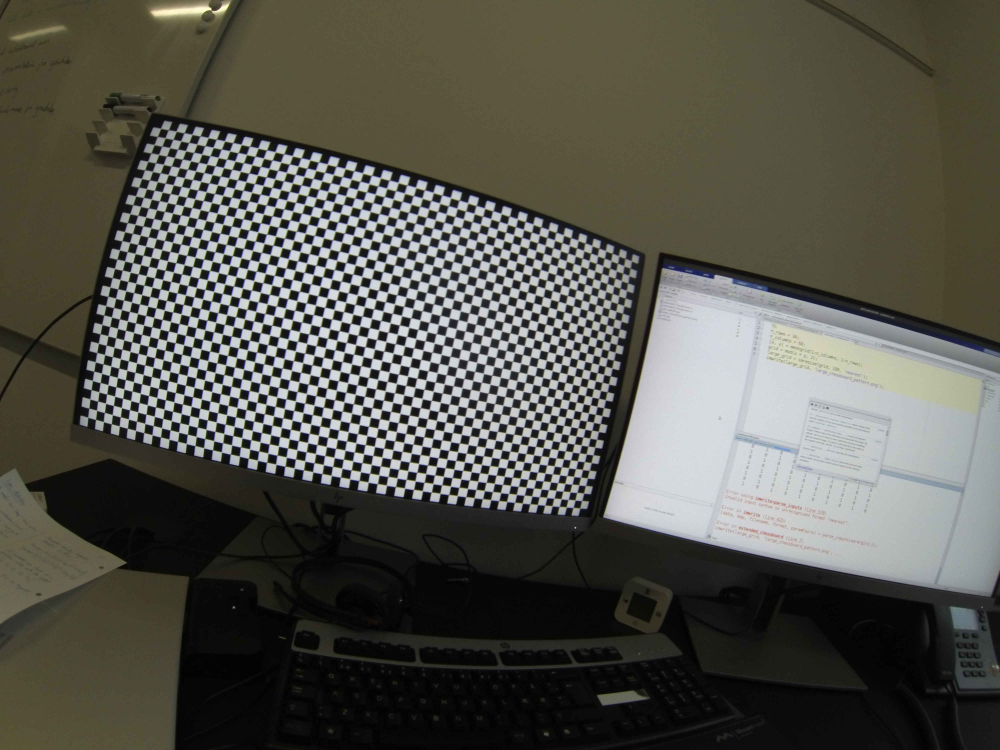
#> input picture input/GOPR0003red.JPG, 4000 x 3000 px (shown at 1/4 size)
$ python -i corner_detector.py   (imports and definitions only)   (older library calls are emulated)
#> lines starting #> are read from the running program, lines starting #| are printed output that depends on the picture
### MarkerTracker.py
# -*- coding: utf-8 -*-
"""
Marker tracker for locating n-fold edges in images using convolution.

@author: Henrik Skov Midtiby
"""
import cv2
import numpy as np
import math


class MarkerTracker:
    """
    Purpose: Locate a certain marker in an image.
    """

    def __init__(self, order, kernel_size, scale_factor):
        self.kernel_size = kernel_size
        (kernel_real, kernel_imag) = self.generate_symmetry_detector_kernel(order, kernel_size)

        self.order = order
        self.mat_real = kernel_real / scale_factor
        self.mat_imag = kernel_imag / scale_factor

        self.frame_real = None
        self.frame_imag = None
        self.frame_sum_squared = None

    @staticmethod
    def generate_symmetry_detector_kernel(order, kernel_size):
        # type: (int, int) -> numpy.ndarray
        value_range = np.linspace(-1, 1, kernel_size)
        temp1 = np.meshgrid(value_range, value_range)
        kernel = temp1[0] + 1j * temp1[1]

        magnitude = abs(kernel)
        kernel = np.power(kernel, order)
        kernel = kernel * np.exp(-8 * magnitude ** 2)

        return np.real(kernel), np.imag(kernel)

    def apply_convolution_with_complex_kernel(self, frame):
        self.frame_real = frame.copy()
        self.frame_imag = frame.copy()

        # Calculate convolution and determine response strength.
        self.frame_real = cv2.filter2D(self.frame_real, cv2.CV_32F, self.mat_real)
        self.frame_imag = cv2.filter2D(self.frame_imag, cv2.CV_32F, self.mat_imag)
        frame_real_squared = cv2.multiply(self.frame_real, self.frame_real, dtype=cv2.CV_32F)
        frame_imag_squared = cv2.multiply(self.frame_imag, self.frame_imag, dtype=cv2.CV_32F)
        self.frame_sum_squared = cv2.add(frame_real_squared, frame_imag_squared, dtype=cv2.CV_32F)
        return self.frame_sum_squared

### peak_enumerator.py
from sklearn.neighbors import KDTree
import numpy as np
from icecream import ic
import collections
import cv2

class PeakEnumerator():
    def __init__(self, centers):
        self.centers = centers
        self.central_peak_location = None
        self.distance_threshold = 0.05


    def select_central_peak_location(self):
        mean_position_of_centers = np.mean(
            self.centers, axis=0)

        central_center = np.array(
            sorted(list(self.centers),
                   key=lambda c: np.sqrt((
                       c[0] - mean_position_of_centers[0]) ** 2 +
                       (c[1] - mean_position_of_centers[1]) ** 2)))

        self.central_peak_location = central_center[0]
        return self.central_peak_location


    def enumerate_peaks(self):
        self.centers_kdtree = KDTree(np.array(self.centers))
        self.calibration_points = self.initialize_calibration_points(self.central_peak_location)
        self.enumerate_central_square()
        self.build_examination_queue()
        self.analyse_elements_in_queue()
        return self.calibration_points


    def initialize_calibration_points(self, selected_center):
        closest_neighbour, _ = self.locate_nearest_neighbour(selected_center)
        direction = selected_center - closest_neighbour
        rotation_matrix = np.array([[0, 1], [-1, 0]])
        hat_vector = np.matmul(direction, rotation_matrix)
        # Check if selected_center and direction_b_neighbour are identical.
        # If that is the case, search for a point further away.
        ratio = 1
        while True:
            direction_b_neighbour, _ = self.locate_nearest_neighbour(selected_center + hat_vector * ratio, minimum_distance_from_selected_center=-1)
            distance = np.linalg.norm(direction_b_neighbour - selected_center)
            if distance < 1:
                ratio = ratio + 0.3
            else:
                break

            if ratio > 2.5:
                ic(ratio)
                ic(selected_center)
                ic(closest_neighbour)
                ic(direction_b_neighbour)
                raise Exception("Square locator failed")
        calibration_points = collections.defaultdict(dict)
        calibration_points[0][0] = selected_center
        calibration_points[1][0] = closest_neighbour
        calibration_points[0][1] = direction_b_neighbour

        return calibration_points


    def enumerate_central_square(self):
        p00 = self.calibration_points[0][0]
        p01 = self.calibration_points[0][1]
        p10 = self.calibration_points[1][0]

        reference_distance = np.linalg.norm(p01 - p00)

        p11_expected_position = p01 + p10 - p00
        p11, distance = self.locate_nearest_neighbour(p11_expected_position)

        error_ratio = distance / reference_distance
        if error_ratio < 0.4:
            self.calibration_points[1][1] = p11
        else:
            ic(error_ratio)
            raise Exception("enumerate_central_square failed")
            pass
            # Throw error


    def build_examination_queue(self):
        self.points_to_examine_queue = []
        for x_key, value in self.calibration_points.items():
            for y_key, _ in value.items():
                self.points_to_examine_queue.append((x_key, y_key))


    def analyse_elements_in_queue(self):
        for x_index, y_index in self.points_to_examine_queue:
            self.expand_calibration_grid(x_index, y_index)


    def expand_calibration_grid(self, x_index, y_index):
        # This rule tries to estimate the perspective distortion of four points
        # and then use this distortion model to locate new points of the
        # chessboard pattern.
        try:
            p00 = self.calibration_points[x_index][y_index]
            p01 = self.calibration_points[x_index][y_index + 1]
            p10 = self.calibration_points[x_index + 1][y_index]
            p11 = self.calibration_points[x_index + 1][y_index + 1]
        except Exception as e:
            #print(e)
            return

        reference_distance = np.linalg.norm(p01 - p00)

        src = np.array([[0, 0], [0, 1], [1, 0], [1, 1]],
                       dtype=float)
        dst = np.array([p00, p01, p10, p11],
                       dtype=float)

        H, _mask = cv2.findHomography(src, dst)

        self.search_for_point(x_index, y_index, reference_distance, H, (0, 2))
        self.search_for_point(x_index, y_index, reference_distance, H, (1, 2))
        self.search_for_point(x_index, y_index, reference_distance, H, (2, 1))
        self.search_for_point(x_index, y_index, reference_distance, H, (2, 0))
        self.search_for_point(x_index, y_index, reference_distance, H, (1, -1))
        self.search_for_point(x_index, y_index, reference_distance, H, (0, -1))
        self.search_for_point(x_index, y_index, reference_distance, H, (-1, 0))
        self.search_for_point(x_index, y_index, reference_distance, H, (-1, 1))


    def search_for_point(self, x_index, y_index, reference_distance, H, point):
        x_idx = x_index + point[0]
        y_idx = y_index + point[1]

        if y_idx not in self.calibration_points[x_idx]:
            pxx = H @ np.array([[point[0]], [point[1]], [1]])
            pxx = pxx / pxx[2]
            location, distance = self.locate_nearest_neighbour(pxx[0:2],
                                                               minimum_distance_from_selected_center=-1)
            if distance / reference_distance < self.distance_threshold:
                #ic(distance / reference_distance)
                self.calibration_points[x_idx][y_idx] = location
                self.points_to_examine_queue.append((x_idx, y_idx))


    def locate_nearest_neighbour(self, selected_center, minimum_distance_from_selected_center=0):
        reshaped_query_array = np.array(selected_center).reshape(1, -1)
        (distances, indices) = self.centers_kdtree.query(reshaped_query_array, 2)
        if distances[0][0] <= minimum_distance_from_selected_center:
            return self.centers[indices[0][1]], distances[0][1]
        else:
            return self.centers[indices[0][0]], distances[0][0]

### corner_detector.py
import cv2
import numpy as np
import MarkerTracker
import math
import time
import collections
from sklearn.neighbors import KDTree
from icecream import ic
from peak_enumerator import PeakEnumerator


class ChessBoardCornerDetector:
    def __init__(self):
        self.distance_scale_ratio = 0.1
        self.distance_scale = 50
        self.distance_threshold = 0.13
        self.kernel_size = 45
        self.relative_threshold_level = 0.5
        self.calibration_points = None
        self.centers = None
        self.centers_kdtree = None
        self.points_to_examine_queue = None

    def detect_chess_board_corners(
        self, img, debug=False, *, path_to_image=None, path_to_output_folder=None
    ):
        try:
            # Calculate corner response
            response = self.calculate_corner_responses(img)
            # print("%8.2f, convolution" % (time.time() - t_start))
            # Localized normalization of responses
            response_relative_to_neighbourhood = self.local_normalization(
                response, self.distance_scale
            )
            # print("%8.2f, relative response" % (time.time() - t_start))
            # Threshold responses
            relative_responses_thresholded = self.threshold_responses(
                response_relative_to_neighbourhood
            )
            # Locate centers of peaks
            centers = self.locate_centers_of_peaks(relative_responses_thresholded)

            pe = PeakEnumerator(centers)
            selected_center = pe.select_central_peak_location()
            calibration_points = pe.enumerate_peaks()
            self.calibration_points = calibration_points
            # print("%8.2f, grid mapping" % (time.time() - t_start))
            # write output images if debug is True
        except Exception as e:
            print("Something failed in <detect_chess_board_corners>")
            ic(e)
        if debug:
            # Make output folders
            path_to_output_response_folder = path_to_output_folder / "1_response"
            path_to_output_response_folder.mkdir(parents=False, exist_ok=True)
            path_to_output_response_neighbourhood_folder = (
                path_to_output_folder / "2_respond_relative_to_neighbourhood"
            )
            path_to_output_response_neighbourhood_folder.mkdir(
                parents=False, exist_ok=True
            )
            path_to_output_response_threshold_folder = (
                path_to_output_folder / "3_relative_response_thresholded"
            )
            path_to_output_response_threshold_folder.mkdir(parents=False, exist_ok=True)
            path_to_output_located_centers_folder = (
                path_to_output_folder / "4_located_centers"
            )
            path_to_output_located_centers_folder.mkdir(parents=False, exist_ok=True)
            path_to_output_local_maxima_folder = (
                path_to_output_folder / "5_local_maxima"
            )
            path_to_output_local_maxima_folder.mkdir(parents=False, exist_ok=True)
            # Write debug images
            path_response_1 = path_to_output_response_folder / (
                path_to_image.stem + "_response.png"
            )
            cv2.imwrite(str(path_response_1), response)
            path_response_2 = path_to_output_response_neighbourhood_folder / (
                path_to_image.stem + "_response_relative_to_neighbourhood.png"
            )
            cv2.imwrite(str(path_response_2), response_relative_to_neighbourhood * 255)
            path_response_3 = path_to_output_response_threshold_folder / (
                path_to_image.stem + "_relative_responses_thresholded.png"
            )
            cv2.imwrite(str(path_response_3), relative_responses_thresholded)
            located_centers = self.show_detected_points(img, centers)
            path_response_4 = path_to_output_located_centers_folder / (
                path_to_image.stem + "_located_centers.png"
            )
            cv2.imwrite(str(path_response_4), located_centers)
            canvas = self.show_detected_calibration_points(img, self.calibration_points)
            cv2.circle(canvas, tuple(selected_center.astype(int)), 10, (0, 0, 255), -1)
            path_local_max = path_to_output_local_maxima_folder / (
                path_to_image.stem + "_local_maxima.png"
            )
            cv2.imwrite(str(path_local_max), canvas)

        try:
            # Detect image coverage
            percentage_image_covered = self.image_coverage(calibration_points, img)
            # How straight are the points?
            stats = self.statistics(calibration_points)
            return self.calibration_points, percentage_image_covered, stats
        except Exception as e:
            raise Exception("calibration_points was probably not calculated")

        # Not necessary to output the images when we just want the statistics after undistorting

    # [70 lines left out: function make_statistics, not called in this run]

    def calculate_corner_responses(self, img):
        locator = MarkerTracker.MarkerTracker(
            order=2, kernel_size=self.kernel_size, scale_factor=40
        )
        greyscale_image = cv2.cvtColor(img, cv2.COLOR_BGR2GRAY)
        response = locator.apply_convolution_with_complex_kernel(greyscale_image)
        return response

    def local_normalization(self, response, neighbourhoodsize):
        _, max_val, _, _ = cv2.minMaxLoc(response)
        response_relative_to_neighbourhood = self.peaks_relative_to_neighbourhood(
            response, neighbourhoodsize, 0.05 * max_val
        )
        return response_relative_to_neighbourhood

    def threshold_responses(self, response_relative_to_neighbourhood):
        _, relative_responses_thresholded = cv2.threshold(
            response_relative_to_neighbourhood,
            self.relative_threshold_level,
            255,
            cv2.THRESH_BINARY,
        )
        return relative_responses_thresholded

    def locate_centers_of_peaks(self, relative_responses_thresholded):
        contours, t1 = cv2.findContours(
            np.uint8(relative_responses_thresholded),
            cv2.RETR_TREE,
            cv2.CHAIN_APPROX_SIMPLE,
        )
        centers = []
        for contour in contours:
            val = self.get_center_of_mass(contour)

            area = cv2.contourArea(contour)
            if area > 0:
                perimeter = cv2.arcLength(contour, closed=True)
                measure = 4 * np.pi * area / (perimeter * perimeter)
                if measure > 0.6:
                    centers.append(val)
        return centers

    # [55 lines left out: functions show_detected_points, show_detected_calibration_points, distance_to_ref, not called in this run]

    @staticmethod
    def get_center_of_mass(contour):
        m = cv2.moments(contour)
        if m["m00"] > 0:
            cx = m["m10"] / m["m00"]
            cy = m["m01"] / m["m00"]
            result = np.array([cx, cy])
        else:
            result = np.array([contour[0][0][0], contour[0][0][1]])
        return result

    def peaks_relative_to_neighbourhood(
        self, response, neighbourhoodsize, value_to_add
    ):
        local_min_image = self.minimum_image_value_in_neighbourhood(
            response, neighbourhoodsize
        )
        local_max_image = self.maximum_image_value_in_neighbourhood(
            response, neighbourhoodsize
        )
        response_relative_to_neighbourhood = (response - local_min_image) / (
            value_to_add + local_max_image - local_min_image
        )
        return response_relative_to_neighbourhood

    @staticmethod
    def minimum_image_value_in_neighbourhood(response, neighbourhood_size):
        """
        A fast method for determining the local minimum value in
        a neighbourhood for an entire image.
        """
        kernel_1 = cv2.getStructuringElement(cv2.MORPH_RECT, (3, 3))
        orig_size = response.shape
        for x in range(int(math.log(neighbourhood_size, 2))):
            eroded_response = cv2.morphologyEx(response, cv2.MORPH_ERODE, kernel_1)
            response = cv2.resize(eroded_response, None, fx=0.5, fy=0.5)
        local_min_image_temp = cv2.resize(response, (orig_size[1], orig_size[0]))
        return local_min_image_temp

    @staticmethod
    def maximum_image_value_in_neighbourhood(response, neighbourhood_size):
        """
        A fast method for determining the local maximum value in
        a neighbourhood for an entire image.
        """
        kernel_1 = cv2.getStructuringElement(cv2.MORPH_RECT, (3, 3))
        orig_size = response.shape
        for x in range(int(math.log(neighbourhood_size, 2))):
            eroded_response = cv2.morphologyEx(response, cv2.MORPH_DILATE, kernel_1)
            response = cv2.resize(eroded_response, None, fx=0.5, fy=0.5)
        local_min_image_temp = cv2.resize(response, (orig_size[1], orig_size[0]))
        return local_min_image_temp

    @staticmethod
    def image_coverage(calibration_points, img):
        h = img.shape[0]
        w = img.shape[1]

        # Calculate coverage of detected calibration as
        # a fraction of the image area.
        points = []
        for calibration_point_dict in calibration_points.values():
            for x, y in calibration_point_dict.values():
                points.append((x, y))
        points = np.array(points).reshape(-1, 1, 2).astype(np.float32)
        convexHull = cv2.convexHull(points)
        convexHullArea = cv2.contourArea(convexHull)
        imageArea = h * w
        coverage_ratio = convexHullArea / imageArea
        # ic(coverage_ratio)

        score = np.zeros((10, 10))
        for calibration_point_dict in calibration_points.values():
            for x, y in calibration_point_dict.values():
                (x_bin, x_rem) = divmod(x, w / 10)
                (y_bin, y_rem) = divmod(y, h / 10)
                if x_bin == 10:
                    x_bin = 9
                if y_bin == 10:
                    y_bin = 9
                score[int(x_bin)][int(y_bin)] += 1

        return np.count_nonzero(score)

    @staticmethod
    def shortest_distance(x1, y1, a, b, c):
        d = abs((a * x1 + b * y1 + c)) / (math.sqrt(a * a + b * b))
        return d

    def statistics(self, points):
        # Make a list in which we will return the statistics. This list will be contain two elements, each a tuple.
        # The first tuple is the amount of tested points and average pixel deviation from straight lines for the
        # horizontal points, the second tuple is the same for the vertical points.
        return_list = []
        # Check if the outer key defines the rows or the columns, this is not always the same.
        horizontal = (
            1
            if points[0][0][0] - points[0][1][0] < points[0][0][1] - points[0][1][1]
            else 0
        )
        # Flip the dictionary so we can do this statistic for horizontal and vertical points.
        flipped = collections.defaultdict(dict)
        for key, val in points.items():
            for subkey, subval in val.items():
                flipped[subkey][key] = subval
        # Make sure that we always have the same order, horizontal first in this case.
        horiz_first = (points, flipped) if horizontal else (flipped, points)
        for index, points_list in enumerate(horiz_first):
            count, som = 0, 0
            for k in points_list.values():
                single_col_x, single_col_y = [], []
                if len(k) > 2:
                    for l in k.values():
                        # for the vertical points, X and Y values are switched because polyfit
                        # does not work (well) for points (almost) vertical points
                        if index == 0:
                            single_col_x.append(l[0])
                            single_col_y.append(l[1])
                        else:
                            single_col_x.append(l[1])
                            single_col_y.append(l[0])
                    # Fit a line through the horizontal or vertical points
                    z = np.polynomial.polynomial.polyfit(single_col_x, single_col_y, 1)
                    # Calculate the distance for each point to the line
                    for x, y in zip(single_col_x, single_col_y):
                        d = self.shortest_distance(x, y, z[1], -1, z[0])
                        count += 1
                        som += d
            if count != 0:
                return_list.append([count, som / count])
            else:
                return_list.append([count, 0])
        return return_list

>>> import cv2
>>> picture = cv2.imread('input/GOPR0003red.JPG')
#> picture is the input picture: shape (3000, 4000, 3); mean B, G, R 76.7, 84.8, 85.3
>>> result = ChessBoardCornerDetector().detect_chess_board_corners(picture)
#> in calculate_corner_responses, `greyscale_image = cv2.cvtColor(img, cv2.COLOR_BGR2GRAY)`:
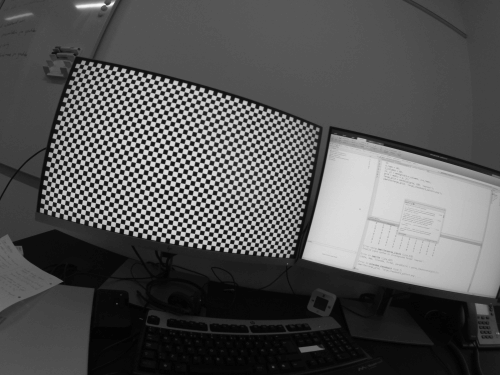
#> greyscale_image: shape (3000, 4000) (shown at 1/8 size); min 0, max 252, mean 84
#> in apply_convolution_with_complex_kernel, `self.frame_real = cv2.filter2D(self.frame_real, cv2.CV_32F, self.mat_r..`:
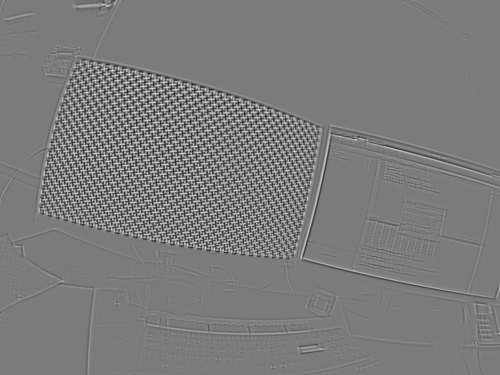
#> self.frame_real: shape (3000, 4000) float32 (shown at 1/8 size); min -15.11, max 16.03, mean 2.05e-05; drawn with min black and max white
#> in apply_convolution_with_complex_kernel, `self.frame_imag = cv2.filter2D(self.frame_imag, cv2.CV_32F, self.mat_i..`:
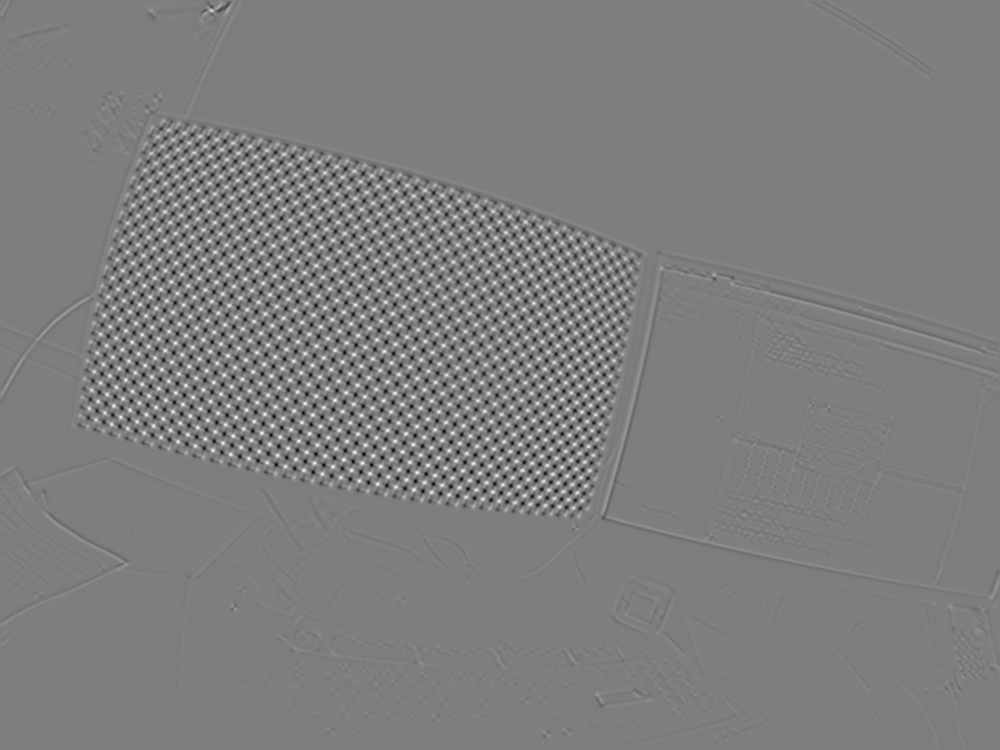
#> self.frame_imag: shape (3000, 4000) float32 (shown at 1/4 size); min -28.91, max 29.49, mean 0; drawn with min black and max white
#> (the rest of the program and of its run is left out)
